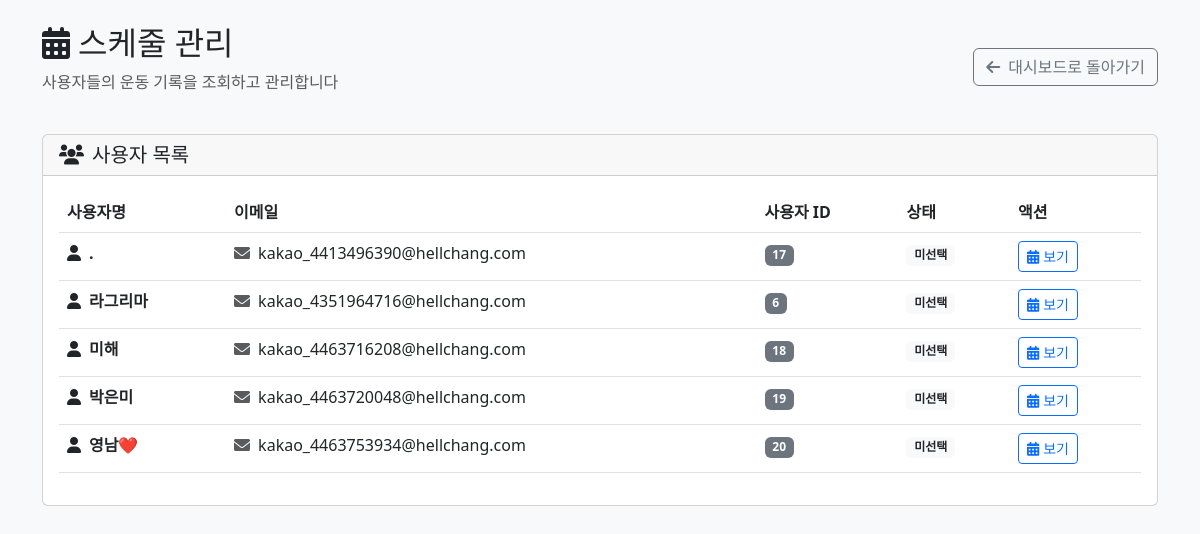
Page /admin/schedule_management.php (signed in) on the earlier database version.
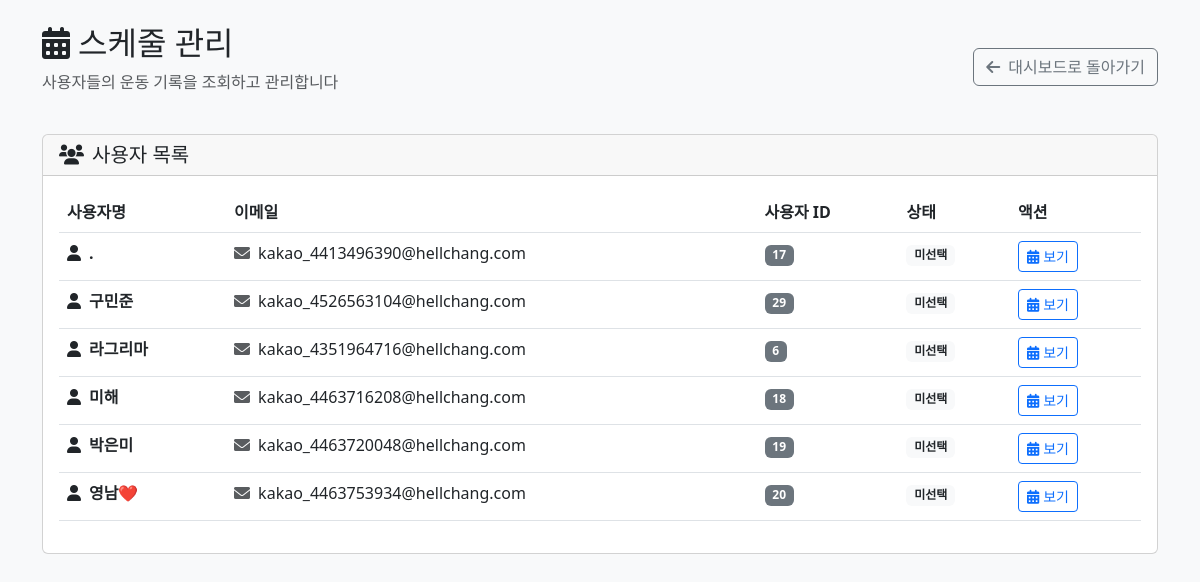
Same page on the later database version.
### tables this page shows
CREATE TABLE IF NOT EXISTS `users` (
  `id` int(11) NOT NULL AUTO_INCREMENT,
  `kakao_id` bigint(20) DEFAULT NULL,
  `username` varchar(100) NOT NULL,
  `email` varchar(255) DEFAULT NULL,
  `profile_image` varchar(500) DEFAULT NULL,
  `created_at` timestamp NULL DEFAULT current_timestamp(),
  `updated_at` timestamp NULL DEFAULT current_timestamp() ON UPDATE current_timestamp(),
  `is_active` tinyint(1) NOT NULL DEFAULT 1,
  `password` varchar(255) DEFAULT NULL,
  PRIMARY KEY (`id`) USING BTREE,
  UNIQUE KEY `email` (`email`) USING BTREE,
  UNIQUE KEY `kakao_id` (`kakao_id`) USING BTREE,
  KEY `idx_users_kakao_id` (`kakao_id`) USING BTREE
);

### admin/schedule_management.php (the view, shortened to what this page needs)
<?php
$pdo = getDB();
$stmt = $pdo->prepare('SELECT id, username, email FROM users WHERE is_active = 1 ORDER BY username ASC');
$stmt->execute();
$users = $stmt->fetchAll(PDO::FETCH_ASSOC);
$selected_user_id = isset($_GET['user_id']) ? (int)$_GET['user_id'] : null;
?>
<!DOCTYPE html>
<html lang="ko">
<head>
    <link href="https://cdn.jsdelivr.net/npm/bootstrap@5.3.0/dist/css/bootstrap.min.css" rel="stylesheet">
    <link href="https://cdnjs.cloudflare.com/ajax/libs/font-awesome/6.0.0/css/all.min.css" rel="stylesheet">
</head>
<body class="bg-light">
    <div class="container mt-4">
        <div class="row mb-4">
            <div class="col">
                <div class="d-flex justify-content-between align-items-center">
                    <div>
                        <h2><i class="fas fa-calendar-alt me-2"></i>스케줄 관리</h2>
                        <p class="text-muted">사용자들의 운동 기록을 조회하고 관리합니다</p>
                    </div>
                    <a href="dashboard.php" class="btn btn-outline-secondary">
                        <i class="fas fa-arrow-left me-2"></i>대시보드로 돌아가기
                    </a>
                </div>
            </div>
        </div>
        <div class="row mb-4">
            <div class="col">
                <div class="card">
                    <div class="card-header">
                        <h5 class="mb-0"><i class="fas fa-users me-2"></i>사용자 목록</h5>
                    </div>
                    <div class="card-body">
                        <div class="table-responsive">
                            <table class="table table-hover">
                                <thead>
                                    <tr>
                                        <th>사용자명</th>
                                        <th>이메일</th>
                                        <th>사용자 ID</th>
                                        <th>상태</th>
                                        <th>액션</th>
                                    </tr>
                                </thead>
                                <tbody>
                                    <?php foreach ($users as $user): ?>
                                    <tr class="<?= $selected_user_id == $user['id'] ? 'table-primary' : '' ?>"
                                        style="cursor: pointer;"
                                        onclick="selectUser(<?= $user['id'] ?>)">
                                        <td>
                                            <div class="d-flex align-items-center">
                                                <i class="fas fa-user me-2"></i>
                                                <strong><?= htmlspecialchars($user['username']) ?></strong>
                                            </div>
                                        </td>
                                        <td>
                                            <?php if ($user['email']): ?>
                                            <i class="fas fa-envelope me-1 text-muted"></i>
                                            <?= htmlspecialchars($user['email']) ?>
                                            <?php else: ?>
                                            <span class="text-muted">-</span>
                                            <?php endif; ?>
                                        </td>
                                        <td>
                                            <span class="badge bg-secondary"><?= $user['id'] ?></span>
                                        </td>
                                        <td>
                                            <?php if ($selected_user_id == $user['id']): ?>
                                            <span class="badge bg-primary">선택됨</span>
                                            <?php else: ?>
                                            <span class="badge bg-light text-dark">미선택</span>
                                            <?php endif; ?>
                                        </td>
                                        <td>
                                            <button class="btn btn-outline-primary btn-sm"
                                                    onclick="event.stopPropagation(); viewUserSchedule(<?= $user['id'] ?>)">
                                                <i class="fas fa-calendar-alt me-1"></i>보기
                                            </button>
                                        </td>
                                    </tr>
                                    <?php endforeach; ?>
                                </tbody>
                            </table>
                        </div>
                    </div>
                </div>
            </div>
        </div>
    </div>
</body>
</html>

Differences in the rows shown:
added users: username "구민준", email "kakao_4526563104@hellchang.com", id "29", shows "미선택"
